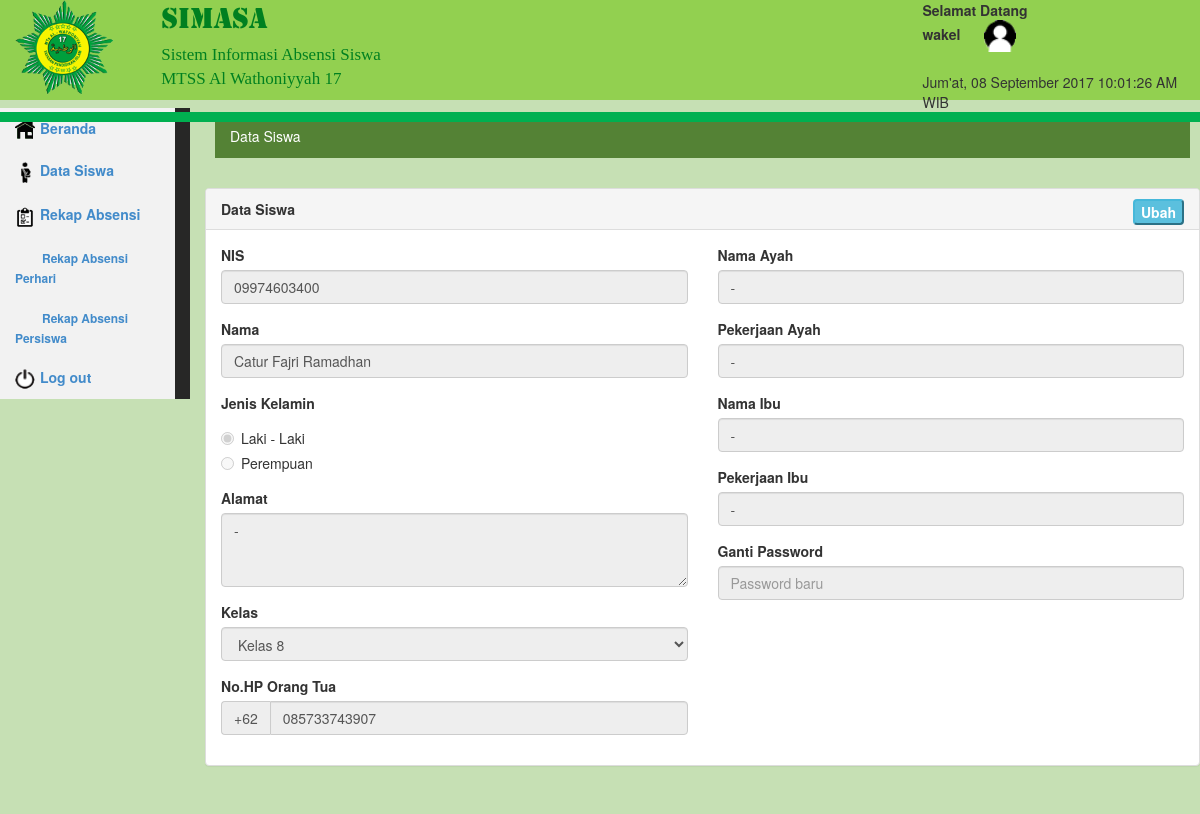
/media.php?module=siswa_detail&act=details&ids=28 (signed in), run on the app's committed database.
### tables this page shows
CREATE TABLE `siswa` (
  `ids` int(10) NOT NULL AUTO_INCREMENT,
  `nis` varchar(50) NOT NULL,
  `nama` varchar(100) NOT NULL,
  `jk` varchar(2) NOT NULL,
  `alamat` text NOT NULL,
  `idk` int(10) NOT NULL,
  `tlp` varchar(20) NOT NULL,
  `email` varchar(100) DEFAULT NULL,
  `bapak` varchar(50) NOT NULL,
  `k_bapak` varchar(50) NOT NULL,
  `ibu` varchar(50) NOT NULL,
  `k_ibu` varchar(50) NOT NULL,
  `pass` text NOT NULL,
  `id_usergroup` int(11) DEFAULT NULL,
  PRIMARY KEY (`ids`)
);

CREATE TABLE `kelas` (
  `idk` int(10) NOT NULL AUTO_INCREMENT,
  `id_kelas` int(10) NOT NULL,
  `nama_kelas` varchar(50) NOT NULL,
  `idw` int(11) DEFAULT NULL,
  PRIMARY KEY (`idk`),
  KEY `idk` (`idk`)
);

### module/siswa/siswa_detail.php (the view, shortened to what this page needs)
<link rel="stylesheet" href="css/beranda.css">
<div class="row" style="margin:10px">
    <div id="">
        <ol class="breadcrumb">
            <li class="link_breadcrumb" href="#" >Data Siswa </li>
        </ol>
    </div>
</div>
<div class="row">
    <div class="col-lg-12">
        <div class="panel panel-default">
            <div class="panel-heading" style="font-weight:bold">
                Data Siswa
                <a href="./././media.php?module=siswa_input&act=edit&ids=<?php echo $_GET['ids'] ?>">
                    <button class=" btn-info btn-ubah-table">Ubah</button>
                </a>
            </div>
            <div class="panel-body">
                <div class="row">
<?php
    include 'config/conn.php';
	$sql   = mysqli_query($conn," SELECT siswa.*, kelas.idk, kelas.nama_kelas FROM siswa
                                    JOIN kelas ON siswa.idk = kelas.idk
                                    WHERE ids='$_GET[ids]'");
	$rs    = mysqli_fetch_array($sql);
?>
                    <form method="post" role="form" action="././module/simpan.php?act=siswa_det">
                                <div class="col-lg-6">
                                        <fieldset disabled>
                                        <div class="form-group">
                                            <label>NIS</label>
                                            <input class="form-control"  placeholder="Nis" name="nis" value="<?php echo "$rs[nis]"; ?>" >
                                        </div>
                                        <div class="form-group">
                                            <label>Nama</label>
                                            <input class="form-control" placeholder="Nama" name="nama" value="<?php echo "$rs[nama]"; ?>">
                                        </div>
                                        <div class="form-group">
                                           <label>Jenis Kelamin</label>
        <?php if($rs['jk']=="L"){ ?>
                                            <div class="radio">
                                                <label>
                                                    <input type="radio" name="jk" value="L"
                                                    checked>Laki - Laki
                                                </label>
                                            </div>
                                            <div class="radio">
                                                <label>
                                                    <input type="radio" name="jk" value="P">
                                                    Perempuan
                                                </label>
                                            </div>
                                        </div>
<?php } ?>
                                        <div class="form-group">
                                            <label>Alamat</label>
                                            <textarea class="form-control" placeholder="Alamat" name="alamat" rows="3"><?php echo "$rs[alamat]"; ?></textarea>
                                        </div>
                                        <div class="form-group">
                                            <label>Kelas</label>
                                            <select class="form-control" name="kelas">
  <?php
if($_SESSION['level']=="admin_guru"){
if($rsa['id']==$_SESSION['id']){
if($rs['idk']==$rsc['idk']){
	echo "<option value='$rs[idk]' selected>$rs[nama_kelas]</option>";
}else{
	echo "<option value='$rs[idk]'>$rs[nama_kelas]</option>";
}
}
}else{
if($rs['idk']==$rsc['idk']){
	echo "<option value='$rs[idk]' selected>$rs[nama_kelas]</option>";
}else{
	echo "<option value='$rs[idk]'>$rs[nama_kelas]</option>";
}
}?>
                                          </select>
                                        </div>
                                            <label>No.HP Orang Tua</label></br>
                                        <div class="form-group input-group">
                                            <span class="input-group-addon">+62</span>
                                            <input type="text" class="form-control" placeholder="No Telepon" name="tlp" value="<?php echo "$rs[tlp]"; ?>">
                                        </div>
</fieldset>
</div>
                                <div class="col-lg-6">
                              <fieldset disabled>
                                        <div class="form-group">
                                            <label>Nama Ayah</label>
                                            <input class="form-control" placeholder="Nama" name="bapak" value="<?php echo "$rs[bapak]"; ?>">
                                        </div>
                                        <div class="form-group">
                                            <label>Pekerjaan Ayah</label>
                                            <input class="form-control" placeholder="Pekerjaan" name="k_bapak" value="<?php echo "$rs[k_bapak]"; ?>">
                                        </div>
                                        <div class="form-group">
                                            <label>Nama Ibu</label>
                                            <input class="form-control" placeholder="Nama" name="ibu" value="<?php echo "$rs[ibu]"; ?>">
                                        </div>
                                        <div class="form-group">
                                            <label>Pekerjaan Ibu</label>
                                            <input class="form-control" placeholder="Pekerjaan" name="k_ibu" value="<?php echo "$rs[k_ibu]"; ?>">
                                        </div>
                            </fieldset>
                                        <div class="form-group">
                                            <label>Ganti Password</label>
                                            <input class="form-control" placeholder="Password baru" name="pass" disabled>
                                        </div>
                                </div>
                                    </form>
                            </div>
                        </div>
                    </div>
                </div>
            </div>

### css/sb-admin.css (style rules this page uses)
body { padding-top: 100px; background-color: #f8f8f8; }
@media (min-width:768px) { body { padding-top: 50px; } }

### css/media.css (style rules this page uses)
.btn-ubah-table { border-radius: 4px; float: right; }

### css/beranda.css (style rules this page uses)
.breadcrumb { background-color: #548235; height: 40px; border-radius: 0px; }
.link_breadcrumb { color: #ffffff; }

### data on the page
siswa: nis "09974603400", nama "Catur Fajri Ramadhan", alamat "-", tlp "085733743907", bapak "-", k_bapak "-", ibu "-", k_ibu "-"
kelas: kelas "Kelas 8"

### other printed values
$_SESSION['nama_login'] "wakel"
$hari "Jum'at"
